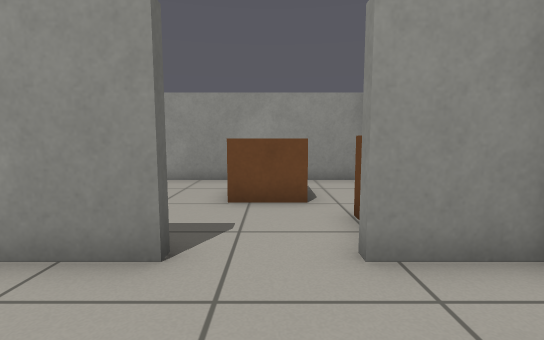
View 1 (above)

24 first-person views from a walk through a world built for the Gazebo simulator. The camera is 0.72 m above the floor, tilts 6° down and sees 85° across. The floor is counted in squares, 0.5 m on a side. Each view is taken from the middle of a square. On the plan, view 1 faces up. The plan holds only what a view shows up to about 14 squares ahead; the rest is blank.

View 2
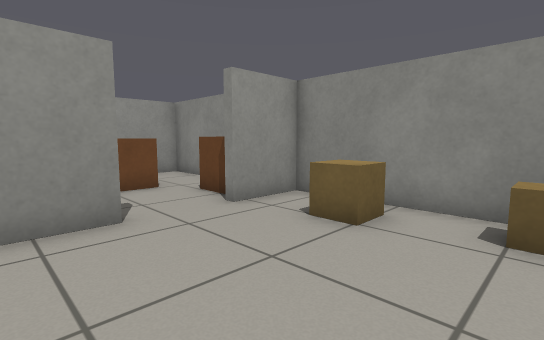

View 3
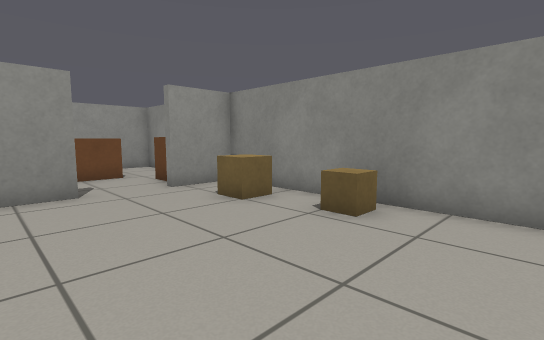

View 4
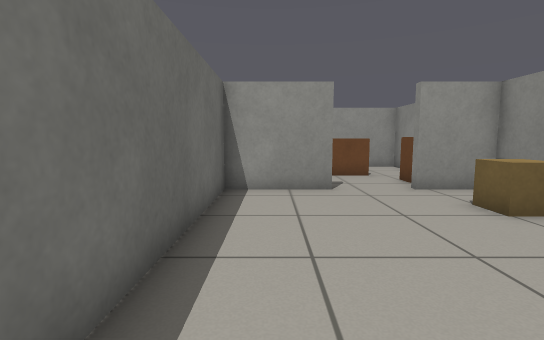

View 5
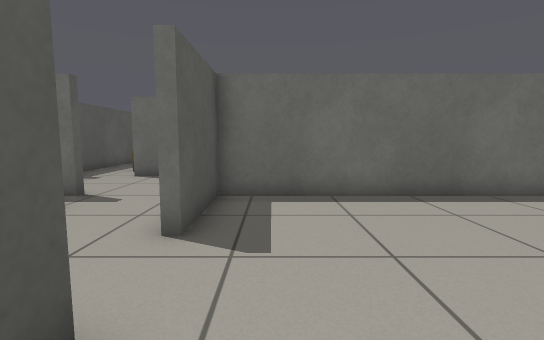

View 6
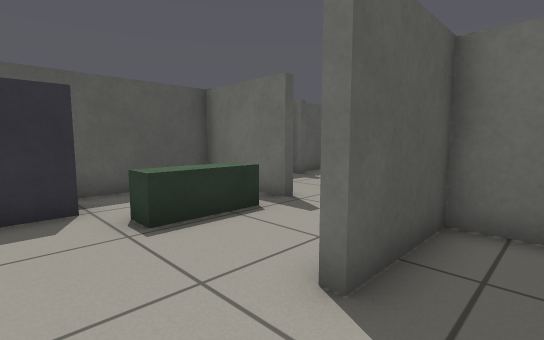

View 7
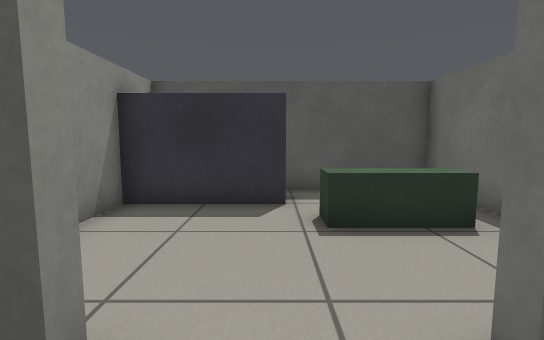

View 8
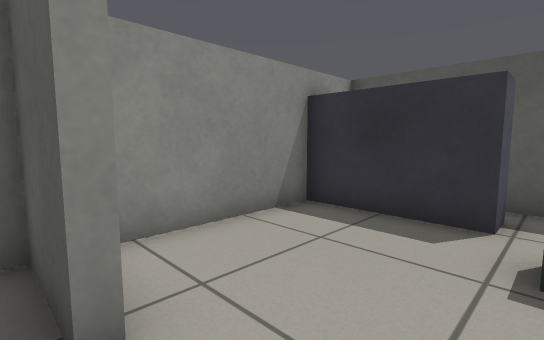

View 9
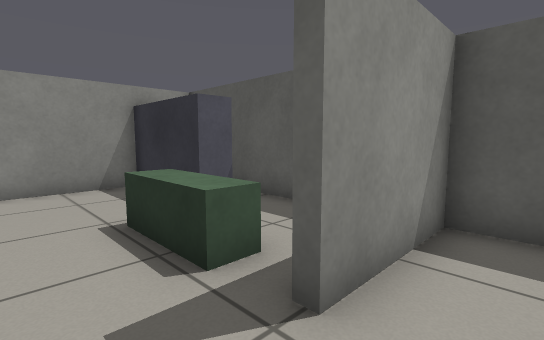

View 10
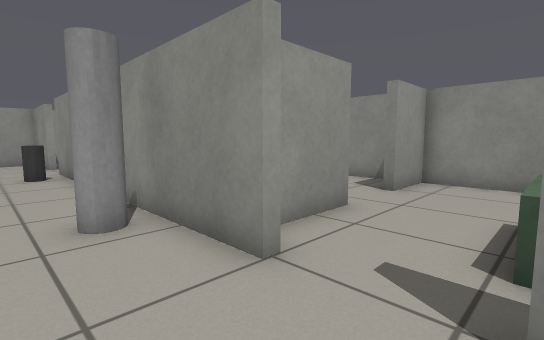

View 11
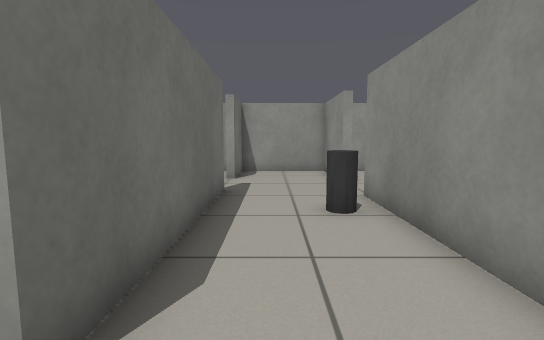

View 12
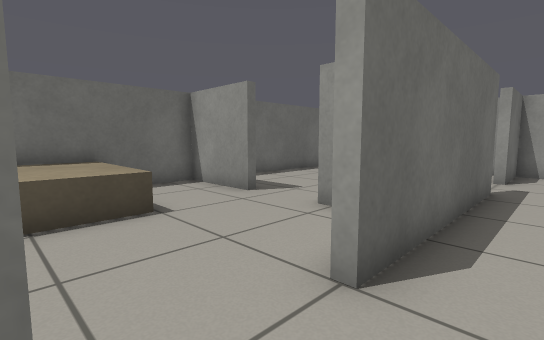

View 13
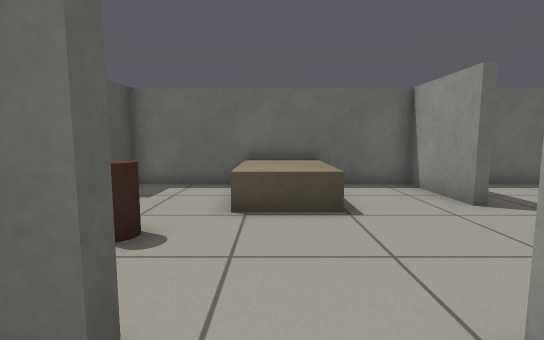

View 14
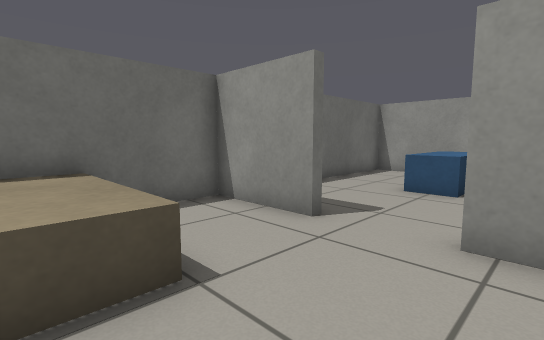

View 15
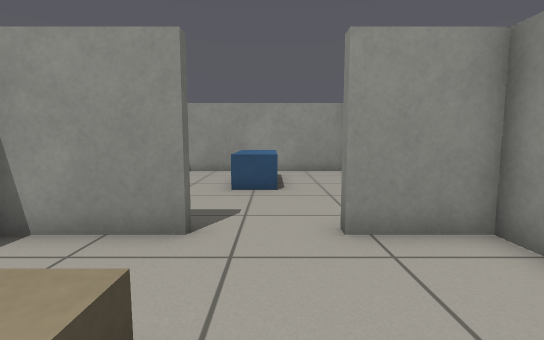

View 16
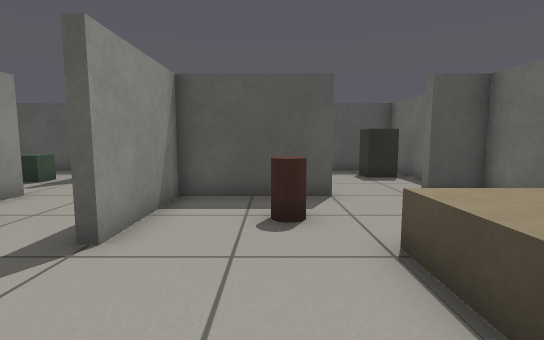

View 17
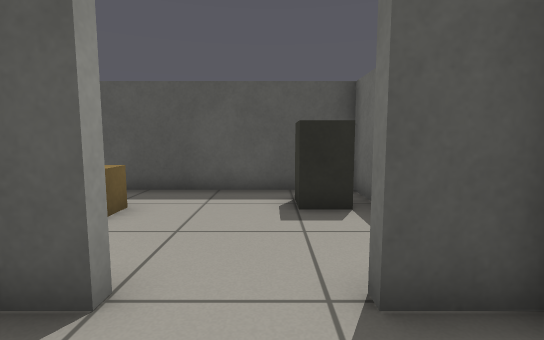

View 18
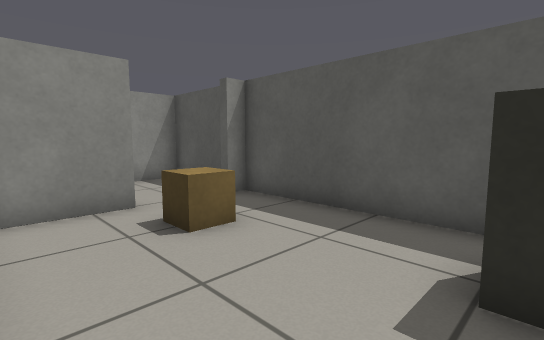

View 19
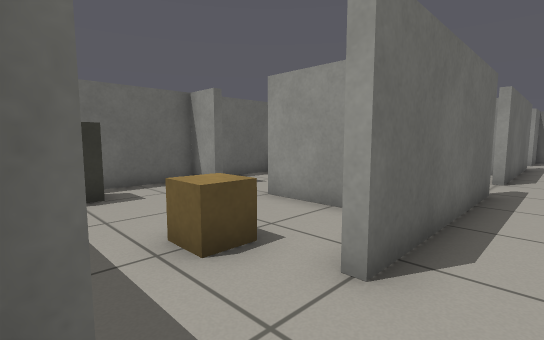

View 20
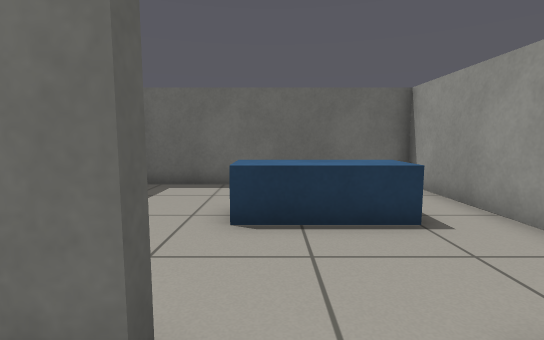

View 21
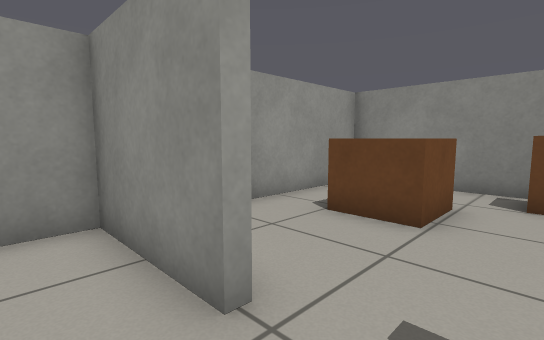

View 22
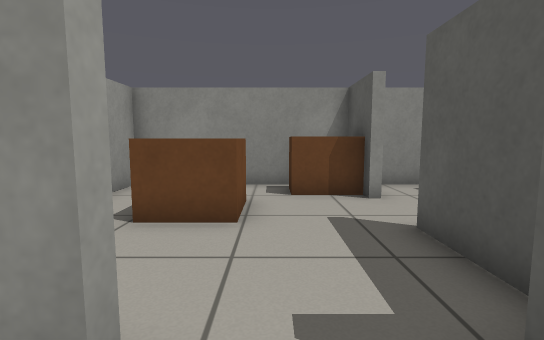

View 23
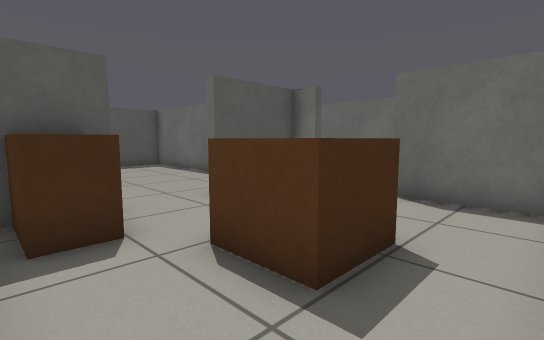

View 24
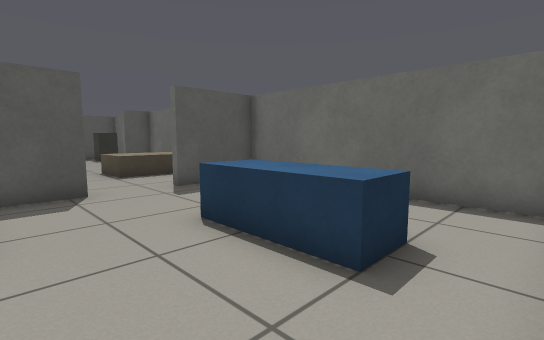

### Floor plan
Ten units are one square. View 1 is at (0, 0); x grows to the right and y downward. Boxes are objects, and circles mark ways between rooms. Rooms are numbered by the first view taken in them; rooms with no view inside come last. Other rooms are left out.
<svg viewBox="-170 -108 208 246">
<path fill="none" stroke="#000" d="M24 -36 33 -36 33 -103 -38 -103M-44 -36 -13 -36 -13 -33 -44 -33 -44 63 -13 63M-44 -98 -44 -69M11 63 33 63 33 -33 24 -33M-3 115 33 115 33 67 11 67 11 63M-13 63 -13 67 -35 67M-44 99 -44 116M-46 6 -46 -45 -44 -45M-87 39 -83 39 -83 103M-88 -53 -83 -53 -83 15M-44 -69 -46 -69 -46 -103 -83 -103 -83 -77M-42 76 -46 76 -46 30M-46 99 -44 99M-133 -17 -133 -14 -163 -14 -163 14M-163 46 -163 73 -149 73M-83 15 -88 15M-87 -5 -87 -14 -109 -14M-125 73 -87 73 -87 39M-149 73 -149 76 -163 76 -163 133 -87 133 -87 127M-102 76 -125 76 -125 73M-83 103 -87 103 -87 81M-76 133 -46 133 -46 99M-87 127 -83 127 -83 131M-83 -77 -88 -77M-109 -14 -109 -17 -92 -17M-88 -103 -163 -103 -163 -17 -133 -17"/>
<rect x="-15" y="-85" width="30" height="20" fill="#bbb"><title>brown box</title></rect>
<rect x="15" y="15" width="10" height="10" fill="#bbb"><title>crate</title></rect>
<rect x="15" y="-15" width="10" height="10" fill="#bbb"><title>crate</title></rect>
<rect x="15" y="-55" width="10" height="20" fill="#bbb"><title>brown box</title></rect>
<rect x="-35" y="95" width="30" height="10" fill="#bbb"><title>bench</title></rect>
<rect x="-65" y="45" width="10" height="10" fill="#bbb"><title>pillar</title></rect>
<rect x="-65" y="-35" width="10" height="10" fill="#bbb"><title>bin</title></rect>
<rect x="-165" y="15" width="40" height="30" fill="#bbb"><title>brown box</title></rect>
<rect x="-115" y="45" width="10" height="10" fill="#bbb"><title>brown cylinder</title></rect>
<rect x="-155" y="105" width="10" height="20" fill="#bbb"><title>cabinet</title></rect>
<rect x="-115" y="95" width="20" height="20" fill="#bbb"><title>crate</title></rect>
<rect x="-135" y="-85" width="20" height="30" fill="#bbb"><title>blue box</title></rect>
<circle cx="0" cy="60" r="3" fill="#2a7"/>
<circle cx="-40" cy="-55" r="3" fill="#2a7"/>
<circle cx="-40" cy="85" r="3" fill="#2a7"/>
<circle cx="-80" cy="25" r="3" fill="#2a7"/>
<circle cx="-60" cy="100" r="3" fill="#2a7"/>
<circle cx="-80" cy="-65" r="3" fill="#2a7"/>
<circle cx="-135" cy="70" r="3" fill="#2a7"/>
<circle cx="-120" cy="-20" r="3" fill="#2a7"/>
<circle cx="-80" cy="115" r="3" fill="#2a7"/>
<text x="0" y="-30">1</text>
<text x="0" y="90">2</text>
<text x="-60" y="0">3</text>
<text x="-130" y="20">4</text>
<text x="-130" y="100">5</text>
<text x="-60" y="120">6</text>
<text x="-120" y="-60">7</text>
</svg>
Room 1 opens to room 2. Room 1 opens to room 3. Room 2 opens to room 3. Room 3 opens to room 4. Room 3 opens to room 6. Room 3 opens to room 7. Room 4 opens to room 5. Room 4 opens to room 7. Room 5 opens to room 6.

Where each view was taken, in squares from view 1:
view 1: 0 up, 0 right, facing up
view 2: 2 down, 3 left, facing up-right
view 3: 5 down, 3 left, facing up-right
view 4: 5 down, 3 left, facing up
view 5: 5 down, 3 right, facing left
view 6: 5 down, 1 right, facing down-left
view 7: 5 down, 0 right, facing down
view 8: 6 down, 1 left, facing down-right
view 9: 8 down, 6 left, facing down-right
view 10: 10 down, 7 left, facing up-right
view 11: 3 down, 7 left, facing up
view 12: 4 down, 7 left, facing up-left
view 13: 3 down, 7 left, facing left
view 14: 3 down, 10 left, facing up-left
view 15: 3 down, 12 left, facing up
view 16: 0 up, 11 left, facing down
view 17: 5 down, 14 left, facing down
view 18: 8 down, 15 left, facing down-right
view 19: 13 down, 7 left, facing up-left
view 20: 6 up, 7 left, facing left
view 21: 5 up, 6 left, facing up-right
view 22: 6 up, 6 left, facing right
view 23: 10 up, 3 right, facing down-left
view 24: 10 up, 9 left, facing down-left
